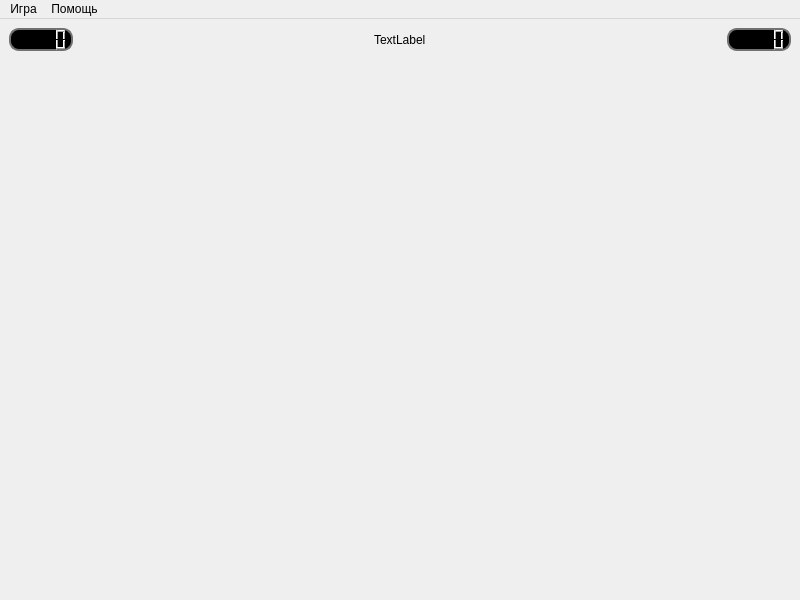
<?xml version="1.0" encoding="UTF-8"?>
<ui version="4.0">
 <class>MainWindow</class>
 <widget class="QMainWindow" name="MainWindow">
  <property name="geometry">
   <rect>
    <x>0</x>
    <y>0</y>
    <width>800</width>
    <height>600</height>
   </rect>
  </property>
  <property name="sizePolicy">
   <sizepolicy hsizetype="Fixed" vsizetype="Fixed">
    <horstretch>0</horstretch>
    <verstretch>0</verstretch>
   </sizepolicy>
  </property>
  <property name="windowTitle">
   <string>MainWindow</string>
  </property>
  <property name="animated">
   <bool>true</bool>
  </property>
  <property name="tabShape">
   <enum>QTabWidget::Rounded</enum>
  </property>
  <property name="dockNestingEnabled">
   <bool>false</bool>
  </property>
  <property name="dockOptions">
   <set>QMainWindow::AllowTabbedDocks|QMainWindow::AnimatedDocks</set>
  </property>
  <property name="unifiedTitleAndToolBarOnMac">
   <bool>false</bool>
  </property>
  <widget class="QWidget" name="centralwidget">
   <layout class="QVBoxLayout" name="verticalLayout">
    <item>
     <layout class="QHBoxLayout" name="horizontalLayout">
      <item>
       <widget class="QLCDNumber" name="lcdNum_MineCount">
        <property name="styleSheet">
         <string notr="true">QLCDNumber{
  background-color: rgb(0, 0, 0);
  border: 2px solid rgb(113, 113, 113);
  border-width: 2px;
  border-radius: 10px;
  color: rgb(255, 255, 255);
}</string>
        </property>
       </widget>
      </item>
      <item>
       <spacer name="horizontalSpacer">
        <property name="orientation">
         <enum>Qt::Horizontal</enum>
        </property>
        <property name="sizeHint" stdset="0">
         <size>
          <width>40</width>
          <height>20</height>
         </size>
        </property>
       </spacer>
      </item>
      <item>
       <widget class="LabelCust" name="lb_status">
        <property name="text">
         <string notr="true">TextLabel</string>
        </property>
       </widget>
      </item>
      <item>
       <spacer name="horizontalSpacer_2">
        <property name="orientation">
         <enum>Qt::Horizontal</enum>
        </property>
        <property name="sizeHint" stdset="0">
         <size>
          <width>40</width>
          <height>20</height>
         </size>
        </property>
       </spacer>
      </item>
      <item>
       <widget class="QLCDNumber" name="lcdNum_Time">
        <property name="styleSheet">
         <string notr="true">QLCDNumber{
  background-color: rgb(0, 0, 0);
  border: 2px solid rgb(113, 113, 113);
  border-width: 2px;
  border-radius: 10px;
  color: rgb(255, 255, 255);
}</string>
        </property>
       </widget>
      </item>
     </layout>
    </item>
    <item>
     <widget class="Grid" name="grid" native="true">
      <property name="sizePolicy">
       <sizepolicy hsizetype="Expanding" vsizetype="Expanding">
        <horstretch>0</horstretch>
        <verstretch>0</verstretch>
       </sizepolicy>
      </property>
     </widget>
    </item>
   </layout>
  </widget>
  <widget class="QMenuBar" name="menubar">
   <property name="geometry">
    <rect>
     <x>0</x>
     <y>0</y>
     <width>800</width>
     <height>21</height>
    </rect>
   </property>
   <widget class="QMenu" name="menu">
    <property name="title">
     <string>Игра</string>
    </property>
    <addaction name="act_StartAgain"/>
    <addaction name="separator"/>
    <addaction name="act_settings"/>
   </widget>
   <widget class="QMenu" name="menu_2">
    <property name="title">
     <string>Помощь</string>
    </property>
    <addaction name="act_AboutQt"/>
    <addaction name="act_AboutProg"/>
   </widget>
   <addaction name="menu"/>
   <addaction name="menu_2"/>
  </widget>
  <action name="act_settings">
   <property name="text">
    <string>Настройки</string>
   </property>
  </action>
  <action name="act_rules">
   <property name="text">
    <string>Правила</string>
   </property>
  </action>
  <action name="act_AboutProg">
   <property name="text">
    <string>О программе</string>
   </property>
  </action>
  <action name="act_AboutQt">
   <property name="text">
    <string>О Qt</string>
   </property>
  </action>
  <action name="act_StartAgain">
   <property name="text">
    <string>Начать заново</string>
   </property>
   <property name="shortcut">
    <string>F5</string>
   </property>
  </action>
 </widget>
 <customwidgets>
  <customwidget>
   <class>Grid</class>
   <extends>QWidget</extends>
   <header location="global">grid.h</header>
   <container>1</container>
  </customwidget>
  <customwidget>
   <class>LabelCust</class>
   <extends>QLabel</extends>
   <header location="global">labelcust.h</header>
  </customwidget>
 </customwidgets>
 <resources/>
 <connections/>
</ui>
